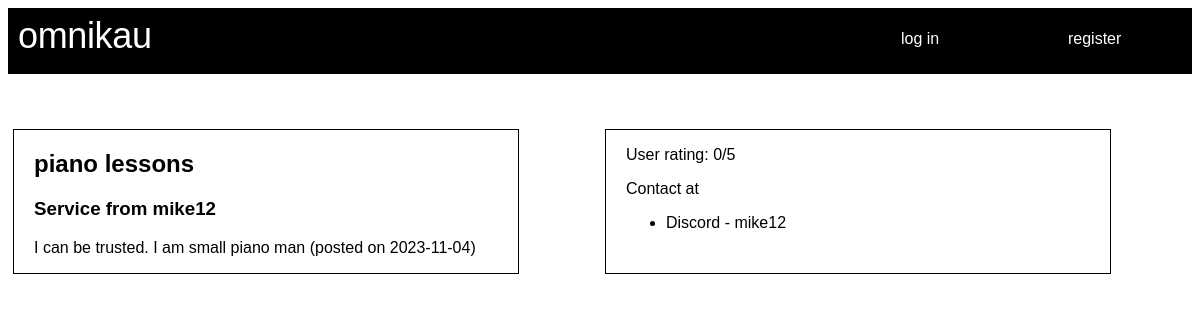
Screenshot of /?c=posting&a=view&i=5 with the database file from the repository.
### tables this page shows
CREATE TABLE `postings` (
  `posting_id` int(11) NOT NULL,
  `description` varchar(64) NOT NULL,
  `price` int(10) NOT NULL,
  `seller_email` varchar(64) NOT NULL,
  `date_posted` date NOT NULL DEFAULT current_timestamp(),
  `visits` int(11) NOT NULL,
  `is_sold` char(1) NOT NULL,
  `post_type` varchar(32) NOT NULL,
  `title` varchar(64) NOT NULL
);

CREATE TABLE `user` (
  `email` varchar(64) NOT NULL,
  `username` varchar(32) NOT NULL,
  `password` varchar(32) NOT NULL,
  `school_name` varchar(32) NOT NULL,
  `program_name` varchar(32) NOT NULL,
  `active` tinyint(1) NOT NULL
);

CREATE TABLE `contact` (
  `contact_type` varchar(32) NOT NULL,
  `email` varchar(64) NOT NULL,
  `contact_info` varchar(64) NOT NULL
);

### Models/Posting.php (called while the page is built, shortened)
<?php
    include_once 'sqlconnection.php';
    include_once 'Models/User.php';
    class Posting{
        public String $seller_email = "";
        function __construct($posting_id = -1){
            if($posting_id>-1){
                global $conn;
                $sql = "SELECT * FROM Postings WHERE posting_id=$posting_id";
                $result = $conn->query($sql);
                $row = $result->fetch_assoc();
                $this->title = $row['title'];
                $this->description = $row['description'];
                $this->seller_email = $row['seller_email'];
                $this->date_posted = $row['date_posted'];
                $this->post_type = $row['post_type'];
            }
        }
        function getUser(){
            global $conn;
            $sql = "SELECT * FROM user WHERE email = '$this->seller_email'";
            $result = $conn->query($sql);
            $row = $result->fetch_assoc();
            $user = new User();
            $user->email = $row['email'];
            $user->username = $row['username'];
            $user->password = $row['password'];
            $user->school_name = $row['school_name'];
            $user->program_name = $row['program_name'];
            $user->active = $row['active'];
            return $user;
        }
    }
?>

### Models/User.php (called while the page is built, shortened)
<?php
    include_once 'Models/Contact.php';
    class User{
        public String $email = "";
        function getContactInfo(){
            global $conn;
            $list = array();
            $sql = "SELECT * FROM contact WHERE email = '$this->email'";
            $res = $conn->query($sql);
            while($row = $res->fetch_assoc()){
                $contact = new Contact();
                $contact->contact_type = $row['contact_type'];
                $contact->email = $row['email'];
                $contact->contact_info = $row['contact_info'];
                array_push($list, $contact);
            }
            return $list;
        }
    }
?>

### Views/Posting/view.php (the view, shortened to what this page needs)
<?php
    $data = $data[0];
?>
<!DOCTYPE html>
<html lang="en">
<head>
    <link rel="stylesheet" href="styles.css">
</head>
<body>
    <?php include_once "header.php"; ?>
    <div id="postingviewwrapper">
        <div id="fullposting">
            <?php
                $user = $data->getUser();
                echo "<h2>".$data->title."</h1>";
                echo "<h3>".$data->post_type." from " . $user->username ."</h3>";
            ?>
            <p><?php
                echo $data->description . " (posted on " . $data->date_posted . ")";
            ?><p>
        </div>
        <div id="userdetails">
            <p><?php
                echo "User rating: " . $user->avg_rating . "/5";
            ?><p>
            <p>Contact at</p>
            <ul id="contactinfo">
                <?php
                    $contact_list = $user->getContactInfo();
                    foreach ($contact_list as $contact){
                        echo "<li>";
                        echo $contact->contact_type." - ".$contact->contact_info;
                        echo "</li>";
                    }
                ?>
            </ul>
        </div>
    </div>
</body>
</html>

### styles.css (style rules this page uses)
body { font-feature-settings: 'clig' off, 'liga' off; font-family: 'Michroma', sans-serif; }
#fullposting { background-color: white; color: black; margin: 5px; border: 1px solid black; width: 80%; padding-left: 20px; padding-right: 10px; }
#userdetails { background-color: white; color: black; margin: 5px; border: 1px solid black; width: 80%; padding-left: 20px; padding-right: 10px; }
#postingviewwrapper { display: grid; grid-template-columns: 1fr 1fr; }

### rows the page displays
postings: title "piano lessons", post_type "Service", description "I can be trusted. I am small piano man", date_posted "2023-11-04"
user: username "mike12"
contact: contact_type "Discord", contact_info "mike12"

### other values shown
$user->avg_rating "0"
